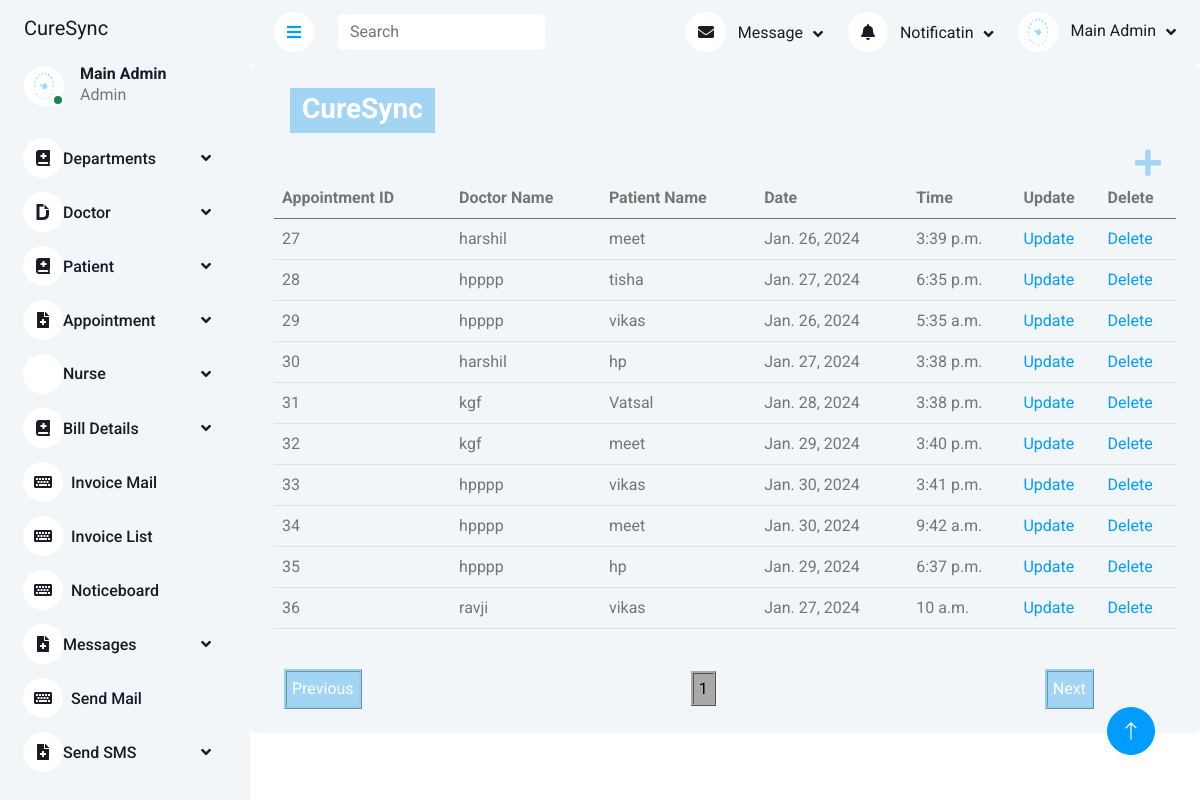
/viewappointment/, run on the app's committed database.
### app1/models.py (models this page shows, shortened)
class Appointment(models.Model):
    doctor=models.ForeignKey(Doctor,on_delete=models.PROTECT)
    patient=models.ForeignKey(Patient,on_delete=models.PROTECT)
    date1=models.DateField()
    time1=models.TimeField()

class Doctor(models.Model):
    name=models.CharField(max_length=50)
    mobile=models.PositiveBigIntegerField()
    department=models.ForeignKey(Department,on_delete=models.PROTECT)
    special=models.CharField(max_length=50)
    def __str__(self):
        return self.name

class Patient(models.Model):
    GENDER_CHOICES = [
        ('M', 'Male'),
        ('F', 'Female'),
        ('O', 'Other'),
    ]
    name=models.CharField(max_length=50)
    gender = models.CharField(max_length=1, choices=GENDER_CHOICES)
    department=models.ForeignKey(Department,on_delete=models.PROTECT)
    mobile=models.PositiveBigIntegerField()
    address=models.CharField(max_length=50)
    image=models.ImageField(upload_to = 'media/reportimages')
    mailid =models.CharField(max_length=50)
    def __str__(self):
        return self.name

### app1/views.py (the view)
# urls.py: path('viewappointment/',views.viewappointment,name='viewappointment'),
def viewappointment(request):
    appoint=Appointment.objects.all()
    p = {'appoint':appoint}
    return render(request,'viewappointment.html',p)

### template/viewappointment.html (shortened to what this page needs)
{%extends 'adminmain12.html'%}
{%block content %}
<div class="col-12">
    <div class="bg-light rounded h-100 p-4">
        <h3><section class="animation">
            <div class="first"><div>CureSync</div></div>
            <br>
          </section></h3>
        <h2><p  class= "select plus-btn" >
            <a class="button1 plus-plus"type="button" href="{% url 'addappointment' %}"><i class="fa fa-plus" ></i></a>
        </p></h2>
        <div class="table-responsive" style="margin-top: -50px;">
            <table id="example" class="table"style="margin-top: 30px;">
                <thead>
                  <tr>
                      <th>Appointment ID</th>
                      <th>Doctor Name</th>
                      <th>Patient Name</th>
                      <th>Date</th>
                      <th>Time</th>
                      <th>Update</th>
                      <th>Delete</th>
                    </tr>
                </thead>
                <tbody>
                  {% for i in appoint %}
                  <tr>
                      <td>{{i.id}}</td>
                      <td>{{i.doctor}}</td>
                      <td>{{i.patient}}</td>
                      <td>{{i.date1}}</td>
                      <td>{{i.time1}}</td>
                      <td class="select"><a class="button"href="{% url 'editappoint' i.id %}" onclick="return confirm('Are   you really want to update ')" class="btn btn-warning">Update</a></td>
                      <td class="select"><a class="button" href="{% url 'deleteappointment' i.id %}" onclick="return confirm('Are   you really want to delete ')" class="btn btn-danger">Delete</a></td>
                  </tr>
                  {% endfor i in appoint %}
              </tbody>
              </table>
        </div>
    </div>
</div>
</div>
</div>
{% endblock %}

### static/css/s1.css (style rules this page uses)
body { font-family:'Roboto'; background-color: #131417; }
p { text-shadow: 0 0 7px rgba(255,255,255,.3), 0 0 3px rgba(255,255,255,.3); }
.animation { height:50px; overflow:hidden; margin-left: 1rem; }
.animation > div > div { padding: 0.25rem 0.75rem; height:2.81rem; margin-bottom: 2.81rem; display:inline-block; }
.animation div:first-child { animation: text-animation 8s infinite; }
.first div { color: white; background-color:rgba(150, 207, 243, 0.859); }

### static/css/style.css (style rules this page uses)
:root { --primary:#009CFF ; --light: #F3F6F9; --dark: #191C24; }
.plus-btn { display: flex; align-items: center; justify-content: end; margin-right: 15px; }
.plus-plus { color: rgba(150, 207, 243, 0.859); font-size:30px; }

### data on the page
Appointment: id "27", doctor "harshil", patient "meet", date1 "Jan. 26, 2024", time1 "3:39 p.m."
Appointment: id "28", doctor "hpppp", patient "tisha", date1 "Jan. 27, 2024", time1 "6:35 p.m."
Appointment: id "29", doctor "hpppp", patient "vikas", date1 "Jan. 26, 2024", time1 "5:35 a.m."
Appointment: id "30", doctor "harshil", patient "hp", date1 "Jan. 27, 2024", time1 "3:38 p.m."
Appointment: id "31", doctor "kgf", patient "Vatsal", date1 "Jan. 28, 2024", time1 "3:38 p.m."
Appointment: id "32", doctor "kgf", patient "meet", date1 "Jan. 29, 2024", time1 "3:40 p.m."
Appointment: id "33", doctor "hpppp", patient "vikas", date1 "Jan. 30, 2024", time1 "3:41 p.m."
Appointment: id "34", doctor "hpppp", patient "meet", date1 "Jan. 30, 2024", time1 "9:42 a.m."
Appointment: id "35", doctor "hpppp", patient "hp", date1 "Jan. 29, 2024", time1 "6:37 p.m."
Appointment: id "36", doctor "ravji", patient "vikas", date1 "Jan. 27, 2024", time1 "10 a.m."
